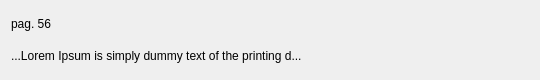
<?xml version="1.0" encoding="UTF-8"?>
<ui version="4.0">
 <class>ViewerSearchResultItem</class>
 <widget class="QWidget" name="ViewerSearchResultItem">
  <property name="geometry">
   <rect>
    <x>0</x>
    <y>0</y>
    <width>540</width>
    <height>80</height>
   </rect>
  </property>
  <property name="windowTitle">
   <string>Form</string>
  </property>
  <property name="styleSheet">
   <string notr="true"/>
  </property>
  <layout class="QVBoxLayout" name="verticalLayout">
   <item>
    <widget class="QLabel" name="searchResultPageLbl">
     <property name="text">
      <string>pag. 56</string>
     </property>
    </widget>
   </item>
   <item>
    <widget class="QLabel" name="searchResultTextLbl">
     <property name="text">
      <string>...Lorem Ipsum is simply dummy text of the printing d...</string>
     </property>
     <property name="textInteractionFlags">
      <set>Qt::NoTextInteraction</set>
     </property>
    </widget>
   </item>
  </layout>
 </widget>
 <resources/>
 <connections/>
</ui>
